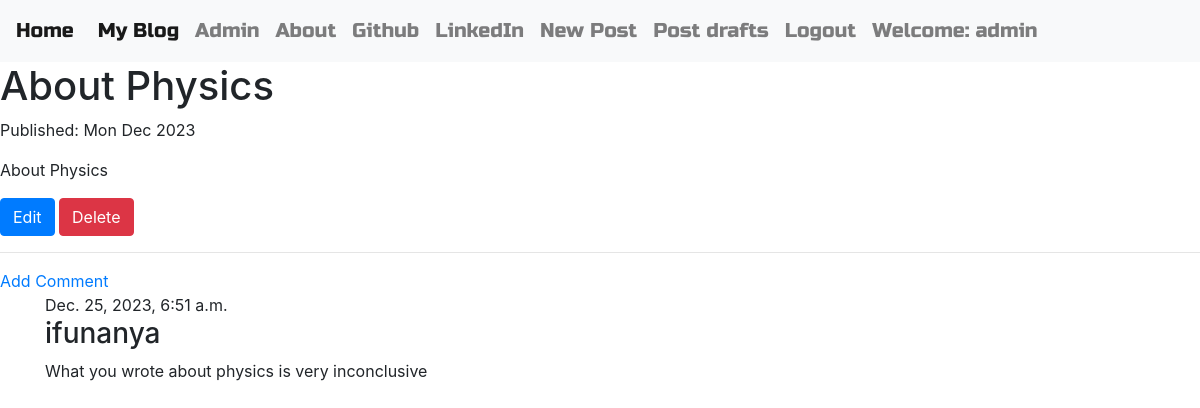
Page /detail/1/ (signed in) on the committed database.
### blog/models.py (models this page shows, shortened)
class Post(models.Model):
    author = models.ForeignKey("auth.User", on_delete=models.CASCADE)
    title = models.CharField(max_length=200)
    text = models.TextField()
    create_date = models.DateTimeField(default=timezone.now)
    published_date = models.DateTimeField(blank=True, null=True)

class Comment(models.Model):
    post = models.ForeignKey('blog.Post', related_name='comments', on_delete=models.CASCADE)
    author = models.CharField(max_length=200)
    text = models.TextField()
    create_date = models.DateTimeField(default=timezone.now)
    approved_comment = models.BooleanField(default=False)

### blog/views.py (the view)
# urls.py: path('detail/<int:pk>/', views.PostDetailView.as_view(), name='post_detail'),
class PostDetailView(DetailView):
    model = Post
    template_name = 'blog/post_detail.html'

### blog/templates/blog/post_detail.html (shortened to what this page needs)
{% extends 'blog/base.html' %}
{% block body_block %}
<h1 class="posttitle loader">{{post.title}} </h1>
{% if post.published_date %}
<div class-'date'>
    <p>Published: {{post.published_date|date:'D M Y'}}</p>
</div>
{% else %}
<a class='btn btn-default' href={% url "blog:post_publish" pk=post.pk %}>Publish</a>
{% endif %}
<p class='postcontent'>{{ post.title|safe|linebreaksbr }}</p>
{% if user.is_authenticated%}
<a class='btn btn-primary' href={% url "blog:post_edit" pk=post.pk %}>Edit</a>
<a class='btn btn-danger' href={% url "blog:post_remove" pk=post.pk %}>Delete</a>
{% endif %}
<hr>
<a href={% url "blog:add_comment_to_post" pk=post.pk %}>Add Comment</a>
<div class='container'>
    <div class='row'>
        <div class='col-md-12'>
            <div class='panel panel-default'>
                <div class='panel-body'>
                    {% for comment in post.comments.all %}
                    <div class='panel panel-default'>
                        <div class='panel-heading'>
                            {% if user.is_authenticated and comment.approved_comment %}
                            {{ comment.create_date}}
                            <h3 class='panel-title'>{{comment.author}}</h3>
                        </div>
                        <div class='panel-body'>
                            <p>{{comment.text}}</p>
                        </div>
                            {% endif %}
                    </div>
                    {% empty %}
                    <p>There is no comment under this page</p>
                    {% endfor %}
                </div>
            </div>
        </div>
    </div>
</div>
{% endblock %}

### blog/templates/blog/base.html (shortened to what this page needs)
<!DOCTYPE html>
{% load static %}
<html lang="en" dir="ltr">
  <head>
    <link rel="stylesheet" href="https://stackpath.bootstrapcdn.com/bootstrap/4.3.1/css/bootstrap.min.css">
    <link rel="stylesheet" href="//cdn.jsdelivr.net/npm/medium-editor@latest/dist/css/medium-editor.min.css" type="text/css" media="screen" charset="utf-8">
    <link rel='stylesheet', href={% static 'css/blog.css' %}>
  </head>
  <body class="loader">
    <nav class="navbar navbar-expand-lg navbar-light bg-light">
        <a class="navbar-brand" href={% url "blog:index"%}>Home</a>
        <div class="collapse navbar-collapse" id="navbarNav">
            <ul class="navbar-nav">
                <li class="nav-item active"><a class="nav-link" href={% url "blog:post_list" %}>My Blog<span class="sr-only">(current)</span></a></li>
                <li class="nav-item"><a class="nav-link" href={% url "admin:index" %}>Admin</a></li>
                <li class="nav-item"><a class="nav-link" href={% url "blog:about" %}>About</a></li>
                <li class="nav-item"><a class="nav-link" href='https://www.github.com'>Github</a></li>
                <li class="nav-item"><a class="nav-link" href='https://www.linkedin.com'>LinkedIn</a></li>
                {% if user.is_authenticated %}
                <li><a class="nav-link"href={% url "blog:post_new"%}>New Post</a></li>
                <li class="nav-item">
                    <a class="nav-link"href={% url "blog:post_draft_list"%}>Post drafts</a>
                </li>
                <li class="nav-item">
                    <a class="nav-link" href={% url "blog:logout"%}>Logout</a>
                </li>
                <li class="nav-link">Welcome: {{user.username}}</li>
                {% else %}
                <li class="nav-item ml-auto">
                    <a class="nav-link" href={% url "blog:login" %}>Login</a>
                </li>
                {% endif %}
            </ul>
        </div>
    </nav>
    {% block body_block %}{% endblock %}
</body>
</html>

### blog/static/css/blog.css (style rules this page uses)
.bg-light { font-family: 'Russo One', serif; font-size: 20px; }
.loader { filter:hue-rotate(0deg); color:linear-gradient(45deg,#0f8,#08f) !important; animation:hue 10000ms infinite linear; }

### rows in the picture
Post: title "About Physics", published_date "Mon Dec 2023"
Comment: create_date "Dec. 25, 2023, 6:51 a.m.", author "ifunanya", text "What you wrote about physics is very inconclusive"

### other values in the picture
{{ user.username }} "admin"
